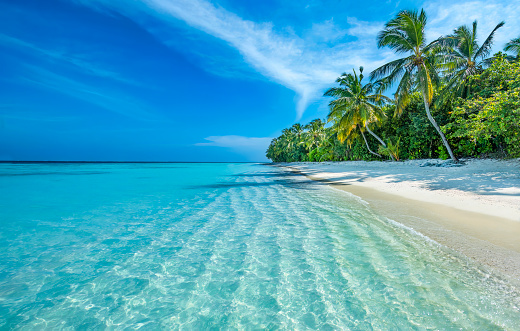
#> input picture beach.jpg, 520 x 331 px
$ jupyter execute --allow-errors 'IPCV!_Lab-1.ipynb'
#> lines starting #> are read from the running program, lines starting #| are printed output that depends on the picture
[cell 1]
import cv2
import matplotlib.pyplot as plt

[cell 2]
beach=cv2.imread('beach.jpg',0)
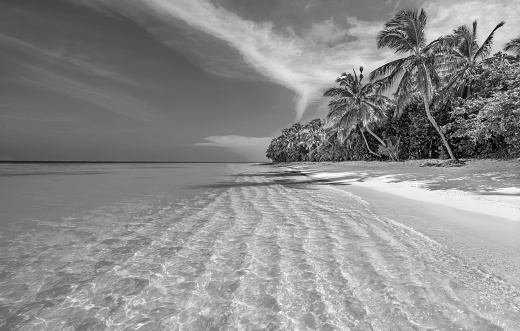
#> beach: shape (331, 520); min 0, max 255, mean 139.5
cv2.imshow("Beach",beach)
cv2.waitKey(0)
cv2.destroyAllWindows()

[cell 3]
land=cv2.imread('land.jpg',0)
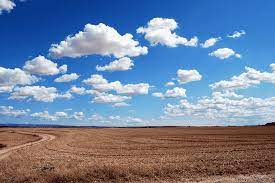
#> input picture land.jpg, 275 x 183 px
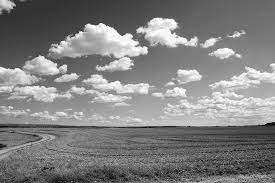
#> land: shape (183, 275); min 0, max 255, mean 129.4
cv2.imshow("land",land)
cv2.waitKey(0)
cv2.destroyAllWindows()

#> (a cell that did not finish here is left out)

[cell 5]
plt.imshow(beach)
plt.imshow(land)
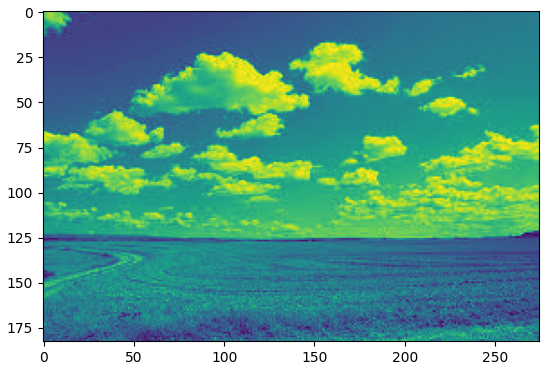
#> figure drawn by matplotlib, 1 panel

### Arithmatic Operations

#> (a cell that did not finish here is left out)

[cell 7]
land.shape
beach.shape
#> Out = (331, 520)

#> (a cell that did not finish here is left out)

#> (a cell that did not finish here is left out)

### Logical Operators

#> (a cell that did not finish here is left out)

#> (a cell that did not finish here is left out)

#> (a cell that did not finish here is left out)

[cell 13]
not_img=cv2.bitwise_not(beach)
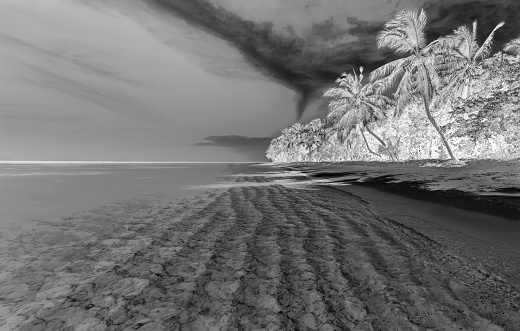
#> not_img: shape (331, 520); min 0, max 255, mean 115.5
cv2.imshow("not",not_img)
cv2.waitKey(0)
cv2.destroyAllWindows()
